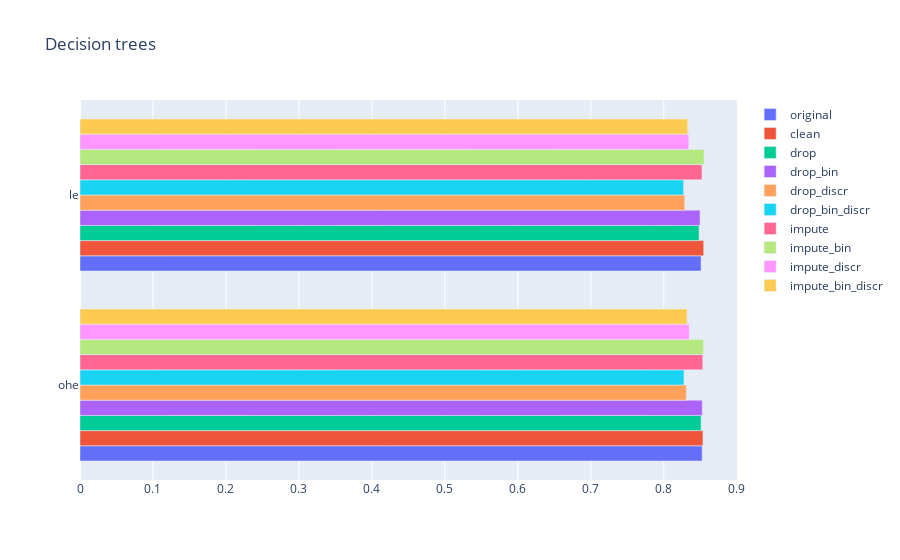

Notebook source saved alongside this figure:
### Markdown cell above
## Decision trees

Decision tree models stratify the predictor space into simpler regions in order to make predictions. The assigned class is simply the most probable inside that region.

The most difficult part is therefore the definition of the tree and the *split criterions*. The main idea behind the definition of a *split criterion* is to generate splits where there is a low *mixing* of class variables. Hence, we need to define a measure for this *mixing* and then generate all the splits recursively.

Of course, the model stops when the level of *mixing* inside a branch is below a given threshold.

The two most common measures of impurity are:

- Gini index: $G=\sum\limits_{k=1}^{K}\hat{p}_{mk}\left(1-\hat{p}_{mk}\right)$ which is a measure of total variance across the $K$ classes
- Cross-entropy: $D=-\sum\limits_{k=1}^{K}\hat{p}_{mk}log\left(\hat{p}_{mk}\right)$

### Pros

- Simple and interpretable
- Almost no need of data preparation (can handle categorical variables)

### Cons

- Can overfit pretty easily
- Not very accurate with respect to other supervised models (however, despite decreasing the interpretability, aggregating trees can solve this problem)
- Affected by unbalanced target classes

### Code cell
# Decision trees
dt, dt_results = train_and_test(
    datasets,
    DecisionTreeClassifier(),
    [{'criterion': ['gini', 'entropy'], 'max_depth': [4, 8, 12]}]
)

# Plot
plot_results(dt_results, "Decision trees")

### Figure 1 — Plotly figure (JSON) as saved in the notebook; plotly's stock layout.template omitted (floating-point values rounded to 4 significant figures)
{"data": [{"name": "original", "orientation": "h", "type": "bar", "x": [0.8526, 0.8511], "y": ["ohe", "le"]}, {"name": "clean", "orientation": "h", "type": "bar", "x": [0.8538, 0.8548], "y": ["ohe", "le"]}, {"name": "drop", "orientation": "h", "type": "bar", "x": [0.8512, 0.8484], "y": ["ohe", "le"]}, {"name": "drop_bin", "orientation": "h", "type": "bar", "x": [0.8528, 0.8497], "y": ["ohe", "le"]}, {"name": "drop_discr", "orientation": "h", "type": "bar", "x": [0.8309, 0.8288], "y": ["ohe", "le"]}, {"name": "drop_bin_discr", "orientation": "h", "type": "bar", "x": [0.8277, 0.8272], "y": ["ohe", "le"]}, {"name": "impute", "orientation": "h", "type": "bar", "x": [0.8535, 0.8524], "y": ["ohe", "le"]}, {"name": "impute_bin", "orientation": "h", "type": "bar", "x": [0.8545, 0.8554], "y": ["ohe", "le"]}, {"name": "impute_discr", "orientation": "h", "type": "bar", "x": [0.835, 0.8342], "y": ["ohe", "le"]}, {"name": "impute_bin_discr", "orientation": "h", "type": "bar", "x": [0.832, 0.8329], "y": ["ohe", "le"]}], "layout": {"autosize": true, "title": {"text": "Decision trees"}, "xaxis": {"autorange": true, "range": [0, 0.9004], "type": "linear"}, "yaxis": {"autorange": true, "range": [-0.5, 1.5], "type": "category"}}}
